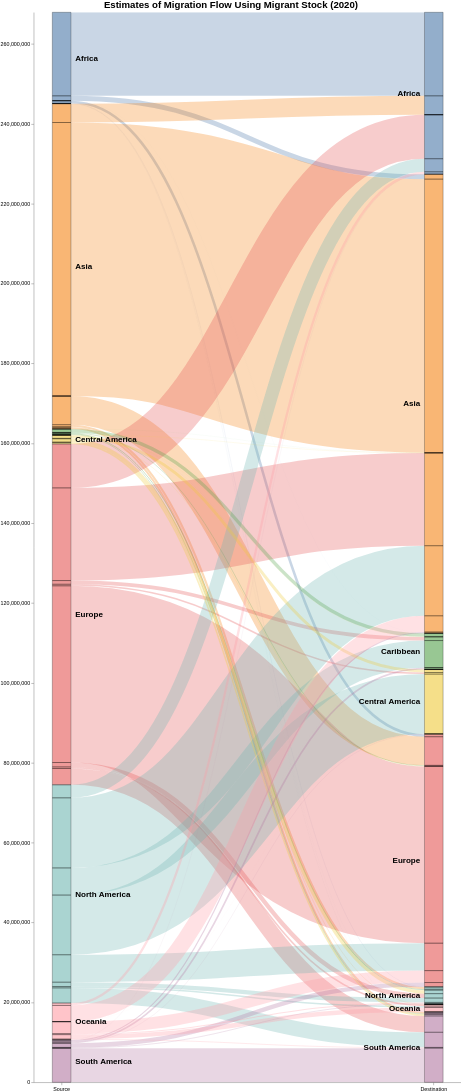

This figure's Vega-Lite source:
### Vega specification from a JSON file in a GitHub repository (floating-point values rounded to 4 significant figures)
{"$schema": "https://vega.github.io/schema/vega/v5.2.json", "height": 2500, "width": 800, "title": {"text": "Estimates of Migration Flow Using Migrant Stock (2020)", "fontSize": 18}, "data": [{"name": "rawData", "values": [{"key": {"stk1": "Africa", "stk2": "Africa"}, "doc_count": 20917565}, {"key": {"stk1": "Africa", "stk2": "Asia"}, "doc_count": 1207631}, {"key": {"stk1": "Africa", "stk2": "Europe"}, "doc_count": 648455}, {"key": {"stk1": "Africa", "stk2": "Caribbean"}, "doc_count": 13714}, {"key": {"stk1": "Africa", "stk2": "Central America"}, "doc_count": 2089}, {"key": {"stk1": "Africa", "stk2": "South America"}, "doc_count": 16721}, {"key": {"stk1": "Africa", "stk2": "North America"}, "doc_count": 53563}, {"key": {"stk1": "Africa", "stk2": "Oceania"}, "doc_count": 14483}, {"key": {"stk1": "Asia", "stk2": "Africa"}, "doc_count": 4720103}, {"key": {"stk1": "Asia", "stk2": "Asia"}, "doc_count": 68497762}, {"key": {"stk1": "Asia", "stk2": "Europe"}, "doc_count": 7169630}, {"key": {"stk1": "Asia", "stk2": "Caribbean"}, "doc_count": 501}, {"key": {"stk1": "Asia", "stk2": "Central America"}, "doc_count": 5863}, {"key": {"stk1": "Asia", "stk2": "South America"}, "doc_count": 408294}, {"key": {"stk1": "Asia", "stk2": "North America"}, "doc_count": 538199}, {"key": {"stk1": "Asia", "stk2": "Oceania"}, "doc_count": 101725}, {"key": {"stk1": "Europe", "stk2": "Africa"}, "doc_count": 11024274}, {"key": {"stk1": "Europe", "stk2": "Asia"}, "doc_count": 23203976}, {"key": {"stk1": "Europe", "stk2": "Europe"}, "doc_count": 44246425}, {"key": {"stk1": "Europe", "stk2": "Caribbean"}, "doc_count": 918445}, {"key": {"stk1": "Europe", "stk2": "Central America"}, "doc_count": 397416}, {"key": {"stk1": "Europe", "stk2": "South America"}, "doc_count": 4080063}, {"key": {"stk1": "Europe", "stk2": "North America"}, "doc_count": 1100304}, {"key": {"stk1": "Europe", "stk2": "Oceania"}, "doc_count": 397036}, {"key": {"stk1": "North America", "stk2": "Africa"}, "doc_count": 3268757}, {"key": {"stk1": "North America", "stk2": "Asia"}, "doc_count": 17549235}, {"key": {"stk1": "North America", "stk2": "Europe"}, "doc_count": 6869872}, {"key": {"stk1": "North America", "stk2": "Caribbean"}, "doc_count": 6798694}, {"key": {"stk1": "North America", "stk2": "Central America"}, "doc_count": 14943682}, {"key": {"stk1": "North America", "stk2": "South America"}, "doc_count": 3793257}, {"key": {"stk1": "North America", "stk2": "North America"}, "doc_count": 1088520}, {"key": {"stk1": "North America", "stk2": "Oceania"}, "doc_count": 343625}, {"key": {"stk1": "Caribbean", "stk2": "Africa"}, "doc_count": 2976}, {"key": {"stk1": "Caribbean", "stk2": "Asia"}, "doc_count": 25433}, {"key": {"stk1": "Caribbean", "stk2": "Europe"}, "doc_count": 178358}, {"key": {"stk1": "Caribbean", "stk2": "Caribbean"}, "doc_count": 859403}, {"key": {"stk1": "Caribbean", "stk2": "Central America"}, "doc_count": 14137}, {"key": {"stk1": "Caribbean", "stk2": "South America"}, "doc_count": 177107}, {"key": {"stk1": "Caribbean", "stk2": "North America"}, "doc_count": 242478}, {"key": {"stk1": "Caribbean", "stk2": "Oceania"}, "doc_count": 526}, {"key": {"stk1": "Central America", "stk2": "Africa"}, "doc_count": 2402}, {"key": {"stk1": "Central America", "stk2": "Asia"}, "doc_count": 74274}, {"key": {"stk1": "Central America", "stk2": "Europe"}, "doc_count": 104038}, {"key": {"stk1": "Central America", "stk2": "Caribbean"}, "doc_count": 51844}, {"key": {"stk1": "Central America", "stk2": "Central America"}, "doc_count": 743476}, {"key": {"stk1": "Central America", "stk2": "South America"}, "doc_count": 398956}, {"key": {"stk1": "Central America", "stk2": "North America"}, "doc_count": 878451}, {"key": {"stk1": "Central America", "stk2": "Oceania"}, "doc_count": 1214}, {"key": {"stk1": "South America", "stk2": "Africa"}, "doc_count": 43413}, {"key": {"stk1": "South America", "stk2": "Asia"}, "doc_count": 302662}, {"key": {"stk1": "South America", "stk2": "Europe"}, "doc_count": 1073490}, {"key": {"stk1": "South America", "stk2": "Caribbean"}, "doc_count": 424484}, {"key": {"stk1": "South America", "stk2": "Central America"}, "doc_count": 70263}, {"key": {"stk1": "South America", "stk2": "South America"}, "doc_count": 8557503}, {"key": {"stk1": "South America", "stk2": "North America"}, "doc_count": 172124}, {"key": {"stk1": "South America", "stk2": "Oceania"}, "doc_count": 3890}, {"key": {"stk1": "Oceania", "stk2": "Africa"}, "doc_count": 587673}, {"key": {"stk1": "Oceania", "stk2": "Asia"}, "doc_count": 4050511}, {"key": {"stk1": "Oceania", "stk2": "Europe"}, "doc_count": 2983395}, {"key": {"stk1": "Oceania", "stk2": "Caribbean"}, "doc_count": 11687}, {"key": {"stk1": "Oceania", "stk2": "Central America"}, "doc_count": 22048}, {"key": {"stk1": "Oceania", "stk2": "South America"}, "doc_count": 180834}, {"key": {"stk1": "Oceania", "stk2": "North America"}, "doc_count": 254319}, {"key": {"stk1": "Oceania", "stk2": "Oceania"}, "doc_count": 1107706}], "transform": [{"type": "formula", "expr": "datum.key.stk1", "as": "stk1"}, {"type": "formula", "expr": "datum.key.stk2", "as": "stk2"}, {"type": "formula", "expr": "datum.doc_count", "as": "size"}]}, {"name": "nodes", "source": "rawData", "transform": [{"type": "filter", "expr": "!groupSelector || groupSelector.stk1 == datum.stk1 || groupSelector.stk2 == datum.stk2"}, {"type": "formula", "expr": "datum.stk1+datum.stk2", "as": "key"}, {"type": "fold", "fields": ["stk1", "stk2"], "as": ["stack", "grpId"]}, {"type": "formula", "expr": "datum.stack == 'stk1' ? datum.stk1+' '+datum.stk2 : datum.stk2+' '+datum.stk1", "as": "sortField"}, {"type": "stack", "groupby": ["stack"], "sort": {"field": "sortField", "order": "descending"}, "field": "size"}, {"type": "formula", "expr": "(datum.y0+datum.y1)/2", "as": "yc"}]}, {"name": "groups", "source": "nodes", "transform": [{"type": "aggregate", "groupby": ["stack", "grpId"], "fields": ["size"], "ops": ["sum"], "as": ["total"]}, {"type": "stack", "groupby": ["stack"], "sort": {"field": "grpId", "order": "descending"}, "field": "total"}, {"type": "formula", "expr": "scale('y', datum.y0)", "as": "scaledY0"}, {"type": "formula", "expr": "scale('y', datum.y1)", "as": "scaledY1"}, {"type": "formula", "expr": "datum.stack == 'stk1'", "as": "rightLabel"}, {"type": "formula", "expr": "datum.total/domain('y')[1]", "as": "percentage"}]}, {"name": "destinationNodes", "source": "nodes", "transform": [{"type": "filter", "expr": "datum.stack == 'stk2'"}]}, {"name": "edges", "source": "nodes", "transform": [{"type": "filter", "expr": "datum.stack == 'stk1'"}, {"type": "lookup", "from": "destinationNodes", "key": "key", "fields": ["key"], "as": ["target"]}, {"type": "linkpath", "orient": "horizontal", "shape": "diagonal", "sourceY": {"expr": "scale('y', datum.yc)"}, "sourceX": {"expr": "scale('x', 'stk1') + bandwidth('x')"}, "targetY": {"expr": "scale('y', datum.target.yc)"}, "targetX": {"expr": "scale('x', 'stk2')"}}, {"type": "formula", "expr": "range('y')[0]-scale('y', datum.size)", "as": "strokeWidth"}, {"type": "formula", "expr": "datum.size/domain('y')[1]", "as": "percentage"}]}], "scales": [{"name": "x", "type": "band", "range": "width", "domain": ["stk1", "stk2"], "paddingOuter": 0.05, "paddingInner": 0.95}, {"name": "y", "type": "linear", "range": "height", "domain": {"data": "nodes", "field": "y1"}}, {"name": "color", "type": "ordinal", "range": "category", "domain": {"data": "rawData", "field": "stk1"}}, {"name": "stackNames", "type": "ordinal", "range": ["Source", "Destination"], "domain": ["stk1", "stk2"]}], "axes": [{"orient": "bottom", "scale": "x", "encode": {"labels": {"update": {"text": {"scale": "stackNames", "field": "value"}}}}}, {"orient": "left", "scale": "y"}], "marks": [{"type": "path", "name": "edgeMark", "from": {"data": "edges"}, "clip": true, "encode": {"update": {"stroke": [{"test": "groupSelector && groupSelector.stack=='stk1'", "scale": "color", "field": "stk2"}, {"scale": "color", "field": "stk1"}], "strokeWidth": {"field": "strokeWidth"}, "path": {"field": "path"}, "strokeOpacity": {"signal": "!groupSelector && (groupHover.stk1 == datum.stk1 || groupHover.stk2 == datum.stk2) ? 0.9 : 0.3"}, "zindex": {"signal": "!groupSelector && (groupHover.stk1 == datum.stk1 || groupHover.stk2 == datum.stk2) ? 1 : 0"}, "tooltip": {"signal": "datum.stk1 + ' → ' + datum.stk2 + '    ' + format(datum.size, ',.0f') + '   (' + format(datum.percentage, '.1%') + ')'"}}, "hover": {"strokeOpacity": {"value": 1}}}}, {"type": "rect", "name": "groupMark", "from": {"data": "groups"}, "encode": {"enter": {"fill": {"scale": "color", "field": "grpId"}, "width": {"scale": "x", "band": 1}}, "update": {"x": {"scale": "x", "field": "stack"}, "y": {"field": "scaledY0"}, "y2": {"field": "scaledY1"}, "fillOpacity": {"value": 0.6}, "tooltip": {"signal": "datum.grpId + '   ' + format(datum.total, ',.0f') + '   (' + format(datum.percentage, '.1%') + ')'"}}, "hover": {"fillOpacity": {"value": 1}}}}, {"type": "text", "from": {"data": "groups"}, "interactive": false, "encode": {"update": {"x": {"signal": "scale('x', datum.stack) + (datum.rightLabel ? bandwidth('x') + 8 : -8)"}, "yc": {"signal": "(datum.scaledY0 + datum.scaledY1)/2"}, "align": {"signal": "datum.rightLabel ? 'left' : 'right'"}, "baseline": {"value": "middle"}, "fontWeight": {"value": "bold"}, "text": {"signal": "abs(datum.scaledY0-datum.scaledY1) > 13 ? datum.grpId : ''"}, "fontSize": {"value": 15}}}}, {"type": "group", "data": [{"name": "dataForShowAll", "values": [{}], "transform": [{"type": "filter", "expr": "groupSelector"}]}], "encode": {"enter": {"xc": {"signal": "width/2"}, "y": {"value": 30}, "width": {"value": 80}, "height": {"value": 30}}}, "marks": [{"type": "group", "name": "groupReset", "from": {"data": "dataForShowAll"}, "encode": {"enter": {"cornerRadius": {"value": 6}, "fill": {"value": "#f5f5f5"}, "stroke": {"value": "#c1c1c1"}, "strokeWidth": {"value": 2}, "height": {"field": {"group": "height"}}, "width": {"field": {"group": "width"}}}, "update": {"opacity": {"value": 1}}, "hover": {"opacity": {"value": 0.7}}}, "marks": [{"type": "text", "interactive": false, "encode": {"enter": {"xc": {"field": {"group": "width"}, "mult": 0.5}, "yc": {"field": {"group": "height"}, "mult": 0.5, "offset": 2}, "align": {"value": "center"}, "baseline": {"value": "middle"}, "fontWeight": {"value": "bold"}, "text": {"value": "Show All"}}}}]}]}, {"type": "rect", "from": {"data": "nodes"}, "encode": {"enter": {"stroke": {"value": "#000"}, "strokeWidth": {"value": 0.5}, "width": {"scale": "x", "band": 1}, "x": {"scale": "x", "field": "stack"}, "y": {"field": "y0", "scale": "y"}, "y2": {"field": "y1", "scale": "y"}}}}], "signals": [{"name": "groupHover", "value": {}, "on": [{"events": "@groupMark:mouseover", "update": "{stk1:datum.stack=='stk1' && datum.grpId, stk2:datum.stack=='stk2' && datum.grpId}"}, {"events": "mouseout", "update": "{}"}]}, {"name": "groupSelector", "value": false, "on": [{"events": "@groupMark:click!", "update": "{stack:datum.stack, stk1:datum.stack=='stk1' && datum.grpId, stk2:datum.stack=='stk2' && datum.grpId}"}, {"events": [{"type": "click", "markname": "groupReset"}, {"type": "dblclick"}], "update": "false"}]}]}
